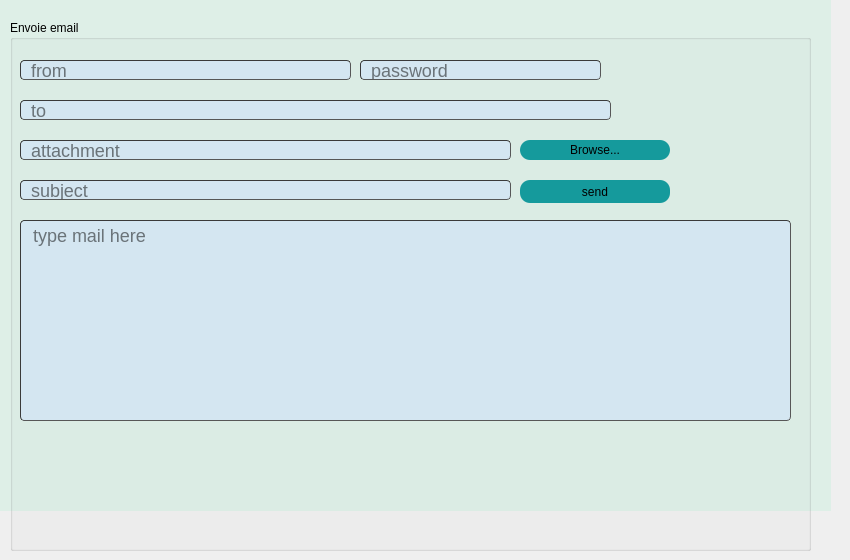
      <widget class="QWidget" name="tab_3">
       <attribute name="title">
        <string>mailing</string>
       </attribute>
       <widget class="QLabel" name="label_8">
        <property name="geometry">
         <rect>
          <x>-10</x>
          <y>-40</y>
          <width>841</width>
          <height>551</height>
         </rect>
        </property>
        <property name="styleSheet">
         <string notr="true">background-color: rgb(222, 239, 231)
</string>
        </property>
        <property name="text">
         <string/>
        </property>
       </widget>
       <widget class="QGroupBox" name="groupBox_2">
        <property name="geometry">
         <rect>
          <x>10</x>
          <y>20</y>
          <width>801</width>
          <height>531</height>
         </rect>
        </property>
        <property name="title">
         <string>Envoie email</string>
        </property>
        <widget class="QLineEdit" name="lineEdit_from_email">
         <property name="geometry">
          <rect>
           <x>10</x>
           <y>40</y>
           <width>331</width>
           <height>20</height>
          </rect>
         </property>
         <property name="styleSheet">
          <string notr="true">border-width: 1px; border-radius: 4px;
font-size: 18px;
	border-color: rgb(58, 58, 58);
	border-style: inset;
	padding: 0 8px;
	color:  #000000 ;
	background: #d4e6f1 ;
	selection-background-color:#007b50;
	selection-color: #FFFFFF
;</string>
         </property>
         <property name="placeholderText">
          <string>from</string>
         </property>
        </widget>
        <widget class="QLineEdit" name="lineEdit_psswrd_email">
         <property name="geometry">
          <rect>
           <x>350</x>
           <y>40</y>
           <width>241</width>
           <height>20</height>
          </rect>
         </property>
         <property name="styleSheet">
          <string notr="true">border-width: 1px; border-radius: 4px;
font-size: 18px;
	border-color: rgb(58, 58, 58);
	border-style: inset;
	padding: 0 8px;
	color:  #000000 ;
	background: #d4e6f1 ;
	selection-background-color:#007b50;
	selection-color: #FFFFFF
;</string>
         </property>
         <property name="placeholderText">
          <string>password</string>
         </property>
        </widget>
        <widget class="QLineEdit" name="lineEdit_to_email">
         <property name="geometry">
          <rect>
           <x>10</x>
           <y>80</y>
           <width>591</width>
           <height>20</height>
          </rect>
         </property>
         <property name="styleSheet">
          <string notr="true">border-width: 1px; border-radius: 4px;
font-size: 18px;
	border-color: rgb(58, 58, 58);
	border-style: inset;
	padding: 0 8px;
	color:  #000000 ;
	background: #d4e6f1 ;
	selection-background-color:#007b50;
	selection-color: #FFFFFF
;</string>
         </property>
         <property name="placeholderText">
          <string>to</string>
         </property>
        </widget>
        <widget class="QLineEdit" name="lineEdit_atchmnt_email">
         <property name="geometry">
          <rect>
           <x>10</x>
           <y>120</y>
           <width>491</width>
           <height>20</height>
          </rect>
         </property>
         <property name="styleSheet">
          <string notr="true">border-width: 1px; border-radius: 4px;
font-size: 18px;
	border-color: rgb(58, 58, 58);
	border-style: inset;
	padding: 0 8px;
	color:  #000000 ;
	background: #d4e6f1 ;
	selection-background-color:#007b50;
	selection-color: #FFFFFF
;</string>
         </property>
         <property name="placeholderText">
          <string>attachment</string>
         </property>
        </widget>
        <widget class="QLineEdit" name="lineEdit_subject_email">
         <property name="geometry">
          <rect>
           <x>10</x>
           <y>160</y>
           <width>491</width>
           <height>20</height>
          </rect>
         </property>
         <property name="styleSheet">
          <string notr="true">border-width: 1px; border-radius: 4px;
font-size: 18px;
	border-color: rgb(58, 58, 58);
	border-style: inset;
	padding: 0 8px;
	color:  #000000 ;
	background: #d4e6f1 ;
	selection-background-color:#007b50;
	selection-color: #FFFFFF
;</string>
         </property>
         <property name="placeholderText">
          <string>subject</string>
         </property>
        </widget>
        <widget class="QTextEdit" name="textEdit_email">
         <property name="geometry">
          <rect>
           <x>10</x>
           <y>200</y>
           <width>771</width>
           <height>201</height>
          </rect>
         </property>
         <property name="styleSheet">
          <string notr="true">border-width: 1px; border-radius: 4px;
font-size: 18px;
	border-color: rgb(58, 58, 58);
	border-style: inset;
	padding: 0 8px;
	color:  #000000 ;
	background: #d4e6f1 ;
	selection-background-color:#007b50;
	selection-color: #FFFFFF
;</string>
         </property>
         <property name="placeholderText">
          <string>type mail here</string>
         </property>
        </widget>
        <widget class="QPushButton" name="pushButton_browse_email">
         <property name="geometry">
          <rect>
           <x>510</x>
           <y>120</y>
           <width>150</width>
           <height>20</height>
          </rect>
         </property>
         <property name="styleSheet">
          <string notr="true">border-radius:10px;
background-color:#159A9C;</string>
         </property>
         <property name="text">
          <string>Browse...</string>
         </property>
        </widget>
        <widget class="QPushButton" name="pushButton_send_email">
         <property name="geometry">
          <rect>
           <x>510</x>
           <y>160</y>
           <width>150</width>
           <height>23</height>
          </rect>
         </property>
         <property name="styleSheet">
          <string notr="true">border-radius:10px;
background-color:#159A9C;</string>
         </property>
         <property name="text">
          <string>send</string>
         </property>
        </widget>
       </widget>
      </widget>
